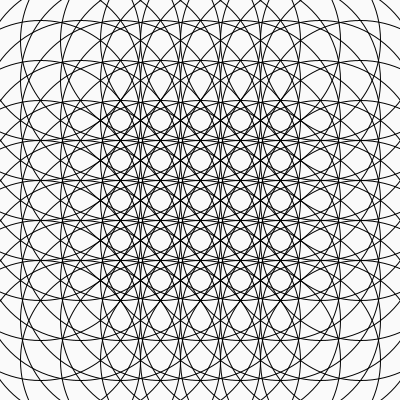
Frame 1 (no input)
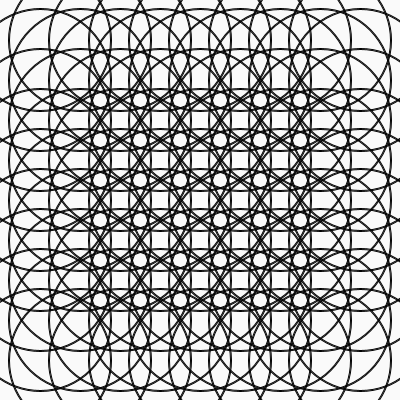
Frame 60 (the mouse pressed at the canvas centre just before this capture)
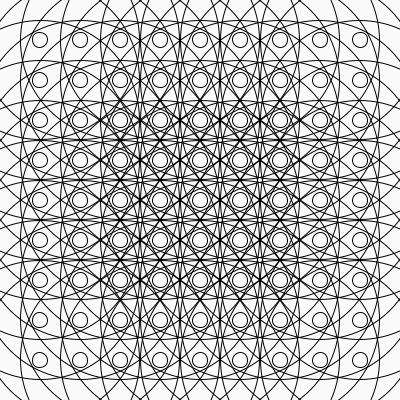
Frame 120 (the mouse held since frame 60 and released just before this capture)

The Processing sketch that drew these frames (run headless with seeded random() and noise(); from frame 60 on, the mouse is pressed at the canvas centre):

// Processing sketch: processing_120594
// ── processing_120594.pde

long count = 0;
void setup()
{
  size(400, 400);
  frameRate(30);
  ellipseMode(RADIUS);
}

void draw()
{
  background(250);
  float radiusSin = sin(count / 15.0) * 100;
  float radiusCos = cos(count / 15.0) * 100;
  fill(255, 255, 255, 0);
  for (int i = width / 10; i < width; i+= width / 10) {
    for (int j = height / 10; j < height; j += height / 10) {
      ellipse(i, j, radiusSin, radiusSin);
      ellipse(i, j, radiusCos, radiusCos);
    }
  }
  if (++count > 10000000) {
    count = 0;
  }
}
